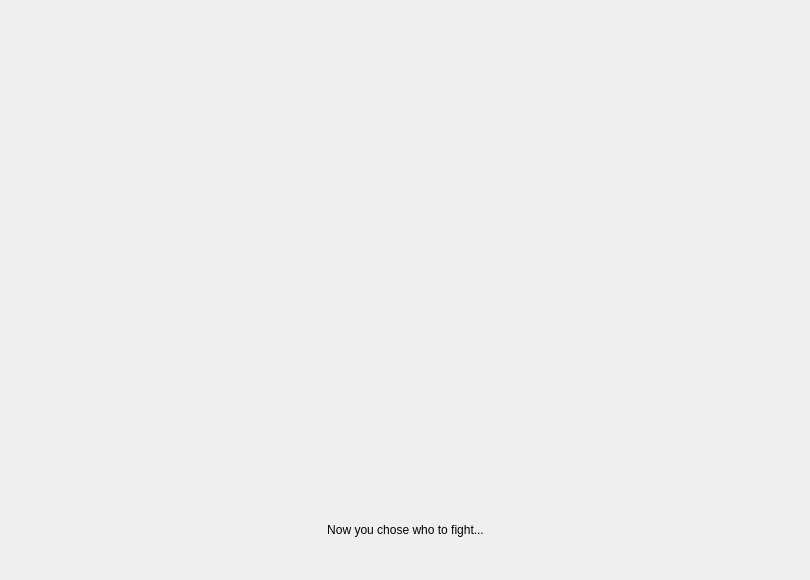
    <widget class="QWidget" name="page">
     <widget class="QLabel" name="label_8">
      <property name="geometry">
       <rect>
        <x>10</x>
        <y>0</y>
        <width>791</width>
        <height>571</height>
       </rect>
      </property>
      <property name="styleSheet">
       <string notr="true">background-image:url(:/images/back.jpg)</string>
      </property>
      <property name="text">
       <string/>
      </property>
     </widget>
     <widget class="QPushButton" name="vol">
      <property name="geometry">
       <rect>
        <x>60</x>
        <y>190</y>
        <width>181</width>
        <height>241</height>
       </rect>
      </property>
      <property name="cursor">
       <cursorShape>PointingHandCursor</cursorShape>
      </property>
      <property name="mouseTracking">
       <bool>true</bool>
      </property>
      <property name="contextMenuPolicy">
       <enum>Qt::ContextMenuPolicy::NoContextMenu</enum>
      </property>
      <property name="toolTip">
       <string>Voldemort</string>
      </property>
      <property name="whatsThis">
       <string notr="true"/>
      </property>
      <property name="accessibleName">
       <string/>
      </property>
      <property name="accessibleDescription">
       <string/>
      </property>
      <property name="autoFillBackground">
       <bool>false</bool>
      </property>
      <property name="styleSheet">
       <string notr="true">QPushButton {
    background-image: url(:/images/vol1.png); 
    border: none; 
}
QPushButton:hover {
    background-image: url(:/images/vol2.png); 
}</string>
      </property>
      <property name="text">
       <string notr="true"/>
      </property>
      <property name="checkable">
       <bool>false</bool>
      </property>
      <property name="checked">
       <bool>false</bool>
      </property>
      <property name="autoDefault">
       <bool>true</bool>
      </property>
      <property name="default">
       <bool>true</bool>
      </property>
      <property name="flat">
       <bool>true</bool>
      </property>
     </widget>
     <widget class="QPushButton" name="art">
      <property name="geometry">
       <rect>
        <x>430</x>
        <y>170</y>
        <width>221</width>
        <height>351</height>
       </rect>
      </property>
      <property name="cursor">
       <cursorShape>PointingHandCursor</cursorShape>
      </property>
      <property name="toolTip">
       <string>Arthur</string>
      </property>
      <property name="autoFillBackground">
       <bool>false</bool>
      </property>
      <property name="styleSheet">
       <string notr="true">QPushButton {
    background-image: url(:/images/art1.png); 
    border: none; 
}
QPushButton:hover {
    background-image: url(:/images/art2.png); 
}</string>
      </property>
      <property name="text">
       <string extracomment="Arthur"/>
      </property>
      <property name="autoDefault">
       <bool>true</bool>
      </property>
      <property name="default">
       <bool>true</bool>
      </property>
      <property name="flat">
       <bool>true</bool>
      </property>
     </widget>
     <widget class="QLabel" name="label_9">
      <property name="geometry">
       <rect>
        <x>240</x>
        <y>520</y>
        <width>331</width>
        <height>20</height>
       </rect>
      </property>
      <property name="text">
       <string>Now you chose who to fight...</string>
      </property>
      <property name="alignment">
       <set>Qt::AlignmentFlag::AlignCenter</set>
      </property>
     </widget>
    </widget>
